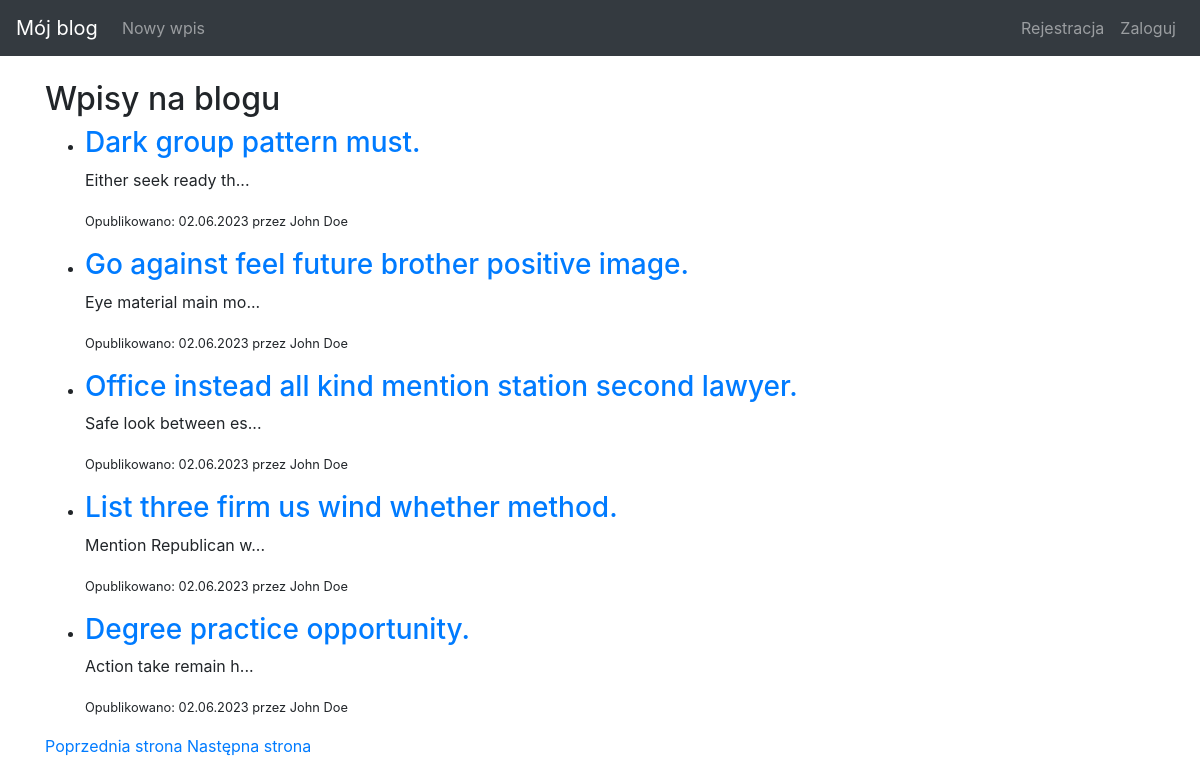
Screenshot of /page/5 with the database file from the repository.
### blog/models.py (models this page shows, shortened)
class Entry(db.Model):
    id = db.Column(db.Integer, primary_key=True)
    title = db.Column(db.String(80), nullable=False)
    body = db.Column(db.Text, nullable=False)
    pub_date = db.Column(db.DateTime, nullable=False, default=datetime.datetime.utcnow)
    is_published = db.Column(db.Boolean, default=False)
    user_id = db.Column(db.Integer, db.ForeignKey('user.id'))
    author = db.relationship('User', backref='posts')
    def get_absolute_url(self):
        return url_for('entry_detail', entry_id=self.id)

class User(UserMixin, db.Model):
    id = db.Column(db.Integer, primary_key=True)
    name = db.Column(db.String(50), nullable=False)
    email = db.Column(db.String(120), unique=True, nullable=False)
    password_hash = db.Column(db.String(128))
    reset_password_token = db.Column(db.String(128))

### blog/routes.py (the view)
@app.route('/', defaults={'page': 1})
@app.route('/page/<int:page>')
def index(page):
    PER_PAGE = 5
    entries = Entry.query.order_by(Entry.pub_date.desc()).paginate(page=page, per_page=PER_PAGE, error_out=False)
    return render_template('entries.html', entries=entries)

### blog/templates/entries.html
{% extends "base.html" %}
{% block content %}
<h2>Wpisy na blogu</h2>
<ul>
{% for entry in entries.items %}
    <li>
        {% if entry.is_published %}
            <h3><a href="{{ entry.get_absolute_url() }}">{{ entry.title }}</a></h3>
            <p>{{ entry.body[:20] }}{% if entry.body|length > 20 %}...{% endif %}</p>
            <p><small>Opublikowano: {{ entry.pub_date.strftime('%d.%m.%Y') }} przez {{ entry.author.name }}</small></p>
            {% else %}
            <h3><a href="{{ entry.get_absolute_url() }}">{{ entry.title }}</a></h3>
            <p><small>Wpis czeka na publikację</small></p>
            {% endif %}
    </li>
{% endfor %}
</ul>
<div>
{% if entries.has_prev %}
    <a href="{{ url_for('index', page=entries.prev_num) }}">Poprzednia strona</a>
{% endif %}
{% if entries.has_next %}
    <a href="{{ url_for('index', page=entries.next_num) }}">Następna strona</a>
{% endif %}
</div>
{% endblock %}

### blog/templates/base.html (style rules this page uses)
body { padding-top: 5rem; }

### rows the page displays
Entry: title "Dark group pattern must.", body "Either seek ready th", pub_date "02.06.2023", author.name "John Doe"
Entry: title "Go against feel future brother positive image.", body "Eye material main mo", pub_date "02.06.2023", author.name "John Doe"
Entry: title "Office instead all kind mention station second lawyer.", body "Safe look between es", pub_date "02.06.2023", author.name "John Doe"
Entry: title "List three firm us wind whether method.", body "Mention Republican w", pub_date "02.06.2023", author.name "John Doe"
Entry: title "Degree practice opportunity.", body "Action take remain h", pub_date "02.06.2023", author.name "John Doe"
